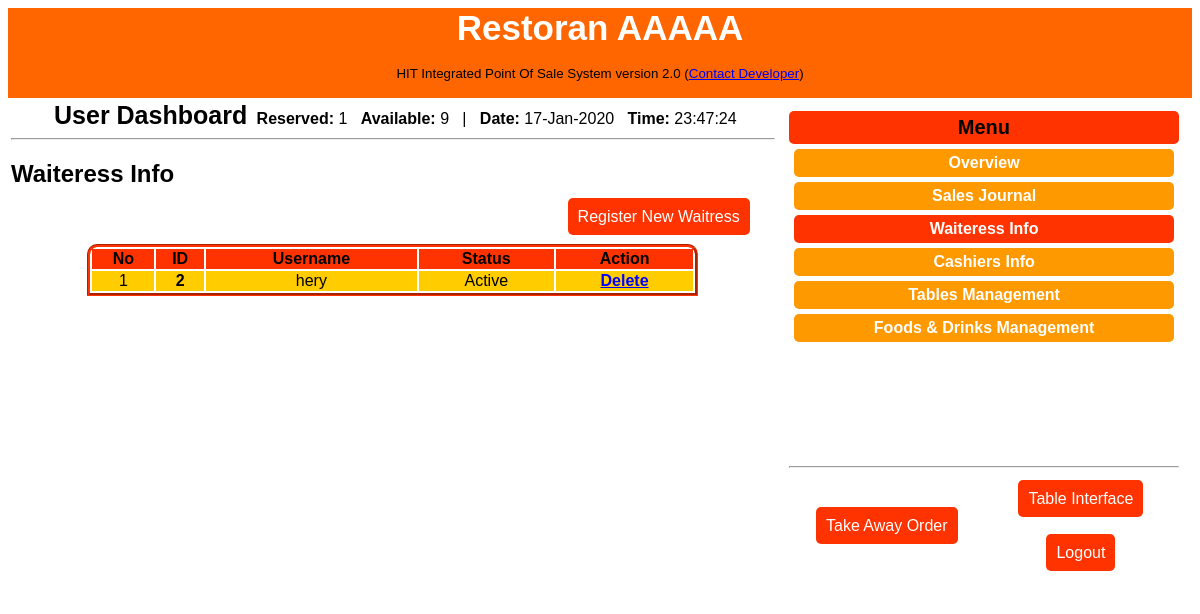
/cashiers/db_waiteress_info.php (signed in), run on the app's committed database.
### tables this page shows
CREATE TABLE `users` (
  `user_id` int(11) NOT NULL,
  `user_name` varchar(255) NOT NULL,
  `user_password` varchar(255) NOT NULL,
  `user_section` varchar(255) NOT NULL,
  `user_status` varchar(255) NOT NULL
);

### cashiers/db_waiteress_info.php (the view, shortened to what this page needs)
<?php
if(isset($_SESSION["user_name"])){
require_once("includes/connection.php");
require_once("template/._header.php");
$available = "0";
$reserved = "1";
$qtable_ava = mysqli_query($conn, "SELECT * FROM tables WHERE table_status = '{$available}'");
$rwqt_ava = mysqli_num_rows($qtable_ava);
$qtable_res = mysqli_query($conn, "SELECT * FROM tables WHERE table_status = '{$reserved}'");
$rwqt_res = mysqli_num_rows($qtable_res);
?>
<div align="center">
        <strong style="font-size:25px; padding: 5px;">User Dashboard</strong>
            <strong>Reserved:</strong> <?= $rwqt_res ?> &nbsp;  <strong>Available:</strong> <?= $rwqt_ava ?>
            &nbsp; | &nbsp;
            <strong>Date:</strong> <?= date("d-M-Y",time() - 54000) ?>  &nbsp;
            <strong>Time:</strong> <?= date("H:i:s",time() + 54000) ?>
            	<hr /></div>
	<h2>Waiteress Info</h2>
<div align="center">
	<div align="right" id="rb_menu" style="margin-right:25px;"><a href="add_user.php?user_section=waitress">Register New Waitress</a></div>
    <br />
	<table class="tbl" width="80%" style="border:#F30 groove; border-top-right-radius:10px; border-top-left-radius:10px;">
    	<tr style="background:#F30;" >
        	<th>No</th>
            <th>ID</th>
            <th>Username</th>
            <th>Status</th>
            <th>Action</th>
        </tr>
        <?php
		$waitress = "waitress";
		$no = 0 + 1;
        	$quser = mysqli_query($conn, "SELECT * FROM users WHERE user_section = '{$waitress}'");
				while($rquser = mysqli_fetch_array($quser)){
					$user_status = $rquser["user_status"];
					if($user_status <= "0"){
						$status = "Inactive";
					}else{
						$status = "Active";
					}
		?>
        <tr>
        	<td align="center"><?= $no ?></td>
            <td align="center"><strong><?= $rquser["user_id"] ?></strong></td>
            <td align="center"><?= $rquser["user_name"] ?></td>
            <td align="center"><?= $status ?></td>
            <td align="center"><div id="delete_button"><a href="del_user.php?user_id=<?= $rquser["user_id"] ?>&user_section=waitress" >
            						<strong>Delete</strong>
                               </a></div>
            </td>
        </tr>
    	<?php
		$no++;
				}
        ?>
    </table>
</div>
</td>
        <td width="35%" valign="top" align="center">
            <div id="right_bar" align="center">
                <div id="rb_total" align="center" style="height:275px;">
                    <div align="center" id="rbt_rm" style="background:#F30; border-radius:5px; padding:5px;">
                        <strong style="font-size:20px;">Menu</strong>
                    </div>
                   <div id="menudb_inactive" style="" align="center">
                        <a href="dashboard.php">
                        <div align="center">
                        <strong style="color:#fff;">Overview</strong>
                        </div></a>
                   </div>
                   <div id="menudb_inactive" style="" align="center">
                        <a href="db_sale_journal.php">
                        <div align="center">
                        <strong style="color:#fff;">Sales Journal</strong>
                        </div></a>
                   </div>
                   <div id="menudb_active" style="" align="center">
                        <a href="db_waiteress_info.php">
                        <div align="center">
                        <strong style="color:#fff;">Waiteress Info</strong>
                        </div></a>
                   </div>
                   <div id="menudb_inactive" style="" align="center">
                        <a href="db_cashier_info.php">
                        <div align="center">
                        <strong style="color:#fff;">Cashiers Info</strong>
                        </div></a>
                   </div>
                   <div id="menudb_inactive" style="" align="center">
                        <a href="db_table_management.php">
                        <div align="center">
                        <strong style="color:#fff;">Tables Management</strong>
                        </div></a>
                   </div>
                   <div id="menudb_inactive" style="" align="center">
                        <a href="db_food_drink_management.php">
                        <div align="center">
                        <strong style="color:#fff;">Foods & Drinks Management</strong>
                        </div></a>
                   </div>
           		</div>
            <br /><br /><br /><br />
         <hr />
         <table width="100%" height="100" border="0">
         	<tr>
         		<td width="50%" >
                	<div align="center" id="rb_menu">
                    	<a href="">Take Away Order</a>
                    </div>
                </td>
                <td>
                	<div align="center" id="rb_menu">
                		<a href="index.php">Table Interface</a><br /><br /><br />
                		<a href="logout.php">Logout</a>
                   	</div>
                </td>
         	</tr>
         </table>
         </div>
         </td>
     </tr>
</table>
</body>
</html>
<?php
}else{
	header("Location: ../index.php");
}
?>

### cashiers/template/style.css (style rules this page uses)
body { font-family:Verdana, Geneva, sans-serif; }
div#right_bar { background:#fff; padding: 10px; }
div#rb_menu > a { background:#F30; color:#FFF; padding:10px; border-radius:5px; font-size:16px; text-decoration:none; }
div#menudb_inactive { width:100%; }
div#menudb_inactive > a { float: left; width:95%; margin-left:5px; padding:5px; background: #F90; border-radius:5px; text-decoration:none; margin-top:5px; }
div#menudb_active > a { float: left; width:95%; margin-left:5px; padding:5px; background: #F30; border-radius:5px; text-decoration:none; margin-top:5px; }
.tbl tr { background-color: #FC0; }
div#delete_button > a { color:blue; }

### data on the page
users: user_id "2", user_name "hery", user_status "Active"

### other printed values
$rwqt_res "1"
$rwqt_ava "9"
